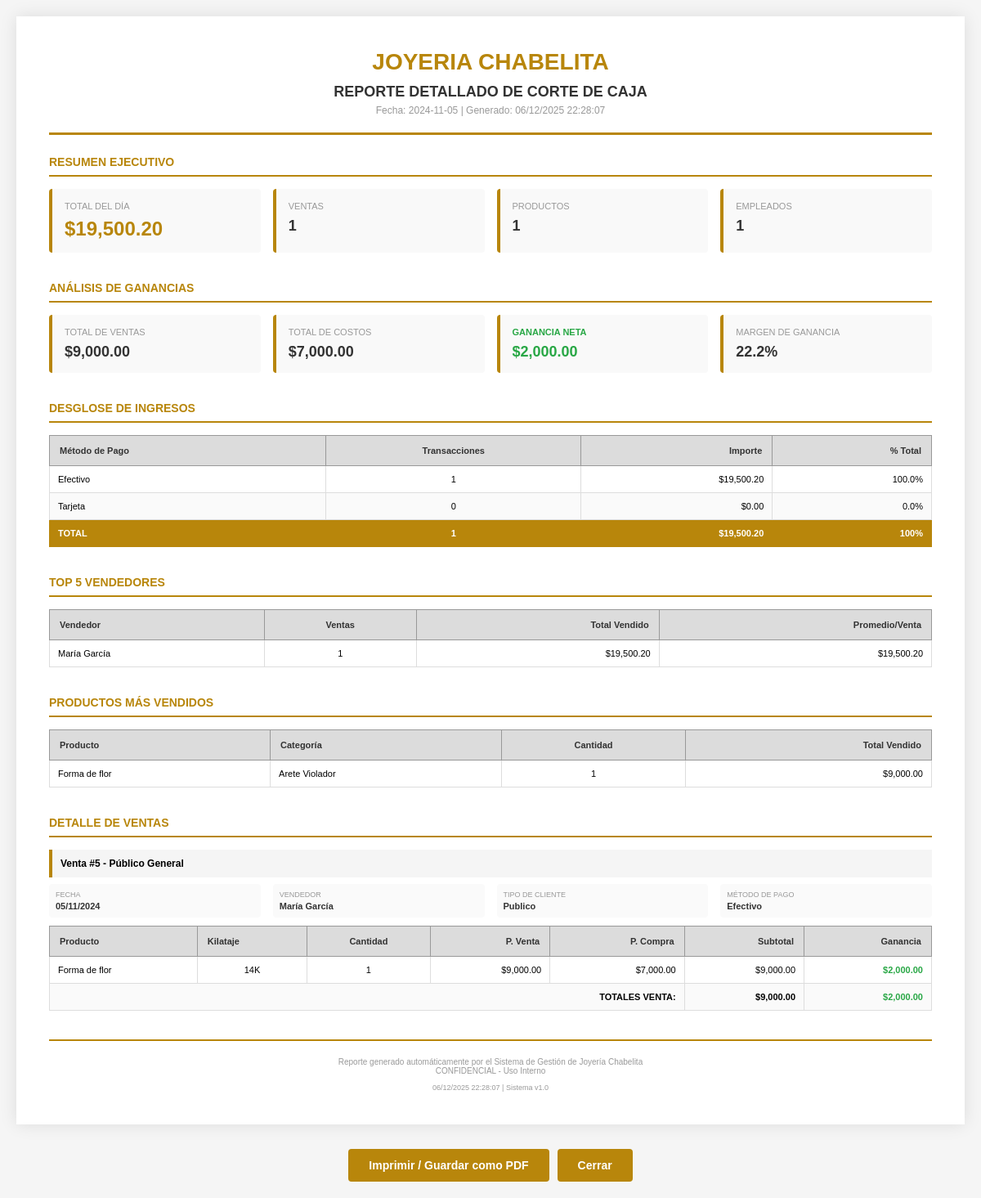
Page /reporteCaja.php?fecha=2024-11-05 on the committed database.
### tables this page shows
CREATE TABLE `producto` (
  `idProducto` varchar(20) NOT NULL,
  `idCategoria` int(11) DEFAULT NULL,
  `rfcProveedor` varchar(13) DEFAULT NULL,
  `stock` int(11) NOT NULL,
  `kilataje` enum('8K','10K','14K','18k') DEFAULT NULL,
  `descripcion` varchar(100) DEFAULT NULL,
  `precioCompra` decimal(8,2) DEFAULT NULL,
  `precioUnitario` decimal(8,2) DEFAULT NULL,
  `gramos` decimal(5,2) DEFAULT NULL,
  PRIMARY KEY (`idProducto`),
  KEY `idCategoria` (`idCategoria`),
  KEY `rfcProveedor` (`rfcProveedor`),
  CONSTRAINT `producto_ibfk_1` FOREIGN KEY (`idCategoria`) REFERENCES `categoria` (`idCategoria`) ON DELETE SET NULL ON UPDATE CASCADE,
  CONSTRAINT `producto_ibfk_2` FOREIGN KEY (`rfcProveedor`) REFERENCES `proveedor` (`rfc`) ON DELETE SET NULL ON UPDATE CASCADE
);

CREATE TABLE `categoria` (
  `idCategoria` int(11) NOT NULL AUTO_INCREMENT,
  `nombre` varchar(25) NOT NULL,
  PRIMARY KEY (`idCategoria`)
);

CREATE TABLE `venta` (
  `idVenta` int(11) NOT NULL AUTO_INCREMENT,
  `fechaVenta` date DEFAULT NULL,
  `idEmpleado` int(11) DEFAULT NULL,
  `idCliente` int(11) DEFAULT NULL,
  `idIngreso` int(11) DEFAULT NULL,
  PRIMARY KEY (`idVenta`),
  KEY `idEmpleado` (`idEmpleado`),
  KEY `idCliente` (`idCliente`),
  KEY `idIngreso` (`idIngreso`),
  CONSTRAINT `venta_ibfk_1` FOREIGN KEY (`idEmpleado`) REFERENCES `empleado` (`idEmpleado`) ON DELETE CASCADE ON UPDATE CASCADE,
  CONSTRAINT `venta_ibfk_2` FOREIGN KEY (`idCliente`) REFERENCES `cliente` (`idCliente`) ON DELETE CASCADE ON UPDATE CASCADE,
  CONSTRAINT `venta_ibfk_3` FOREIGN KEY (`idIngreso`) REFERENCES `ingreso` (`idIngreso`) ON DELETE CASCADE ON UPDATE CASCADE
);

CREATE TABLE `tipocliente` (
  `idTipoCliente` int(11) NOT NULL AUTO_INCREMENT,
  `tipo` varchar(15) NOT NULL,
  PRIMARY KEY (`idTipoCliente`)
);

CREATE TABLE `productoventa` (
  `idProductoVenta` bigint(20) NOT NULL AUTO_INCREMENT,
  `idVenta` int(11) DEFAULT NULL,
  `idProducto` varchar(20) DEFAULT NULL,
  `costo` decimal(8,2) NOT NULL,
  `cantidad` int(11) NOT NULL,
  `importe` decimal(8,2) DEFAULT NULL,
  PRIMARY KEY (`idProductoVenta`),
  KEY `idVenta` (`idVenta`),
  KEY `idProducto` (`idProducto`),
  CONSTRAINT `productoventa_ibfk_1` FOREIGN KEY (`idVenta`) REFERENCES `venta` (`idVenta`) ON DELETE CASCADE ON UPDATE CASCADE,
  CONSTRAINT `productoventa_ibfk_2` FOREIGN KEY (`idProducto`) REFERENCES `producto` (`idProducto`) ON DELETE CASCADE ON UPDATE CASCADE
);

### reporteCaja.php (the view, shortened to what the rows shown need)
<?php
try {
    $pdo = ConexionDB::setConnection();
    $fecha = isset($_GET['fecha']) ? $_GET['fecha'] : date('Y-m-d');
    $stmtTopVendedores = $pdo->prepare("
        SELECT
            e.nombre,
            e.apellidoPaterno,
            COUNT(v.idVenta) as ventasRealizadas,
            COALESCE(SUM(i.importeTotal), 0) as totalVendido
        FROM venta v
        INNER JOIN empleado e ON v.idEmpleado = e.idEmpleado
        INNER JOIN ingreso i ON v.idIngreso = i.idIngreso
        WHERE DATE(v.fechaVenta) = :fecha
        GROUP BY e.idEmpleado, e.nombre, e.apellidoPaterno
        ORDER BY totalVendido DESC
        LIMIT 5
    ");
    $stmtTopVendedores->execute(['fecha' => $fecha]);
    $topVendedores = $stmtTopVendedores->fetchAll(PDO::FETCH_ASSOC);
    $stmtTopProductos = $pdo->prepare("
        SELECT
            p.idProducto,
            p.descripcion,
            c.nombre as categoria,
            SUM(pv.cantidad) as cantidadVendida,
            SUM(pv.importe) as totalVendido
        FROM productoventa pv
        INNER JOIN venta v ON pv.idVenta = v.idVenta
        INNER JOIN producto p ON pv.idProducto = p.idProducto
        LEFT JOIN categoria c ON p.idCategoria = c.idCategoria
        WHERE DATE(v.fechaVenta) = :fecha
        GROUP BY p.idProducto, p.descripcion, c.nombre
        ORDER BY cantidadVendida DESC
        LIMIT 5
    ");
    $stmtTopProductos->execute(['fecha' => $fecha]);
    $topProductos = $stmtTopProductos->fetchAll(PDO::FETCH_ASSOC);
    $sqlVentas = "
        SELECT
            v.idVenta,
            v.fechaVenta,
            COALESCE(CONCAT(c.nombre, ' ', c.apellidoPaterno), 'Público General') as clienteNombre,
            COALESCE(CONCAT(e.nombre, ' ', e.apellidoPaterno), 'Sin Vendedor') as empleadoNombre,
            tc.tipo as tipoCliente,
            i.metodoPago,
            i.importeTotal
        FROM venta v
        INNER JOIN ingreso i ON v.idIngreso = i.idIngreso
        LEFT JOIN cliente c ON v.idCliente = c.idCliente
        LEFT JOIN tipocliente tc ON c.idTipoCliente = tc.idTipoCliente
        LEFT JOIN empleado e ON v.idEmpleado = e.idEmpleado
        WHERE DATE(v.fechaVenta) = :fecha
        ORDER BY v.fechaVenta ASC
    ";
    $stmtVentasDetalle = $pdo->prepare($sqlVentas);
    $stmtVentasDetalle->execute(['fecha' => $fecha]);
    $ventasDetalle = $stmtVentasDetalle->fetchAll(PDO::FETCH_ASSOC);
    $sqlProductos = "
        SELECT
            v.idVenta,
            p.idProducto,
            p.descripcion as productName,
            p.kilataje,
            pv.cantidad,
            pv.costo as precioVenta,
            p.precioCompra,
            pv.importe as subtotal,
            (pv.importe - (pv.cantidad * p.precioCompra)) as ganancia
        FROM venta v
        INNER JOIN productoventa pv ON v.idVenta = pv.idVenta
        INNER JOIN producto p ON pv.idProducto = p.idProducto
        WHERE DATE(v.fechaVenta) = :fecha
        ORDER BY v.idVenta ASC, p.descripcion ASC
    ";
    $stmtProductosLinea = $pdo->prepare($sqlProductos);
    $stmtProductosLinea->execute(['fecha' => $fecha]);
    $productosLinea = $stmtProductosLinea->fetchAll(PDO::FETCH_ASSOC);
    $productosPorVenta = [];
    foreach ($productosLinea as $prod) {
        $ventaId = $prod['idVenta'];
        if (!isset($productosPorVenta[$ventaId])) {
            $productosPorVenta[$ventaId] = [];
        }
        $productosPorVenta[$ventaId][] = $prod;
    }
} catch (PDOException $e) {
    die("<div style='padding: 20px; color: red; font-family: Arial;'>
        <h3>❌ Error de Base de Datos</h3>
        <p><strong>Mensaje:</strong> " . htmlspecialchars($e->getMessage()) . "</p>
    </div>");
} catch (Exception $e) {
    die("<div style='padding: 20px; color: red; font-family: Arial;'>
        <h3>❌ Error</h3>
        <p>" . htmlspecialchars($e->getMessage()) . "</p>
    </div>");
}
function formatoMoneda($valor) {
    return number_format($valor, 2, '.', ',');
}
?>
<!DOCTYPE html>
<html lang="es">
<head>
</head>
<body>
<div class="contenedor">
    <div class="seccion">
        <table>
            <thead>
                <tr>
                    <th>Método de Pago</th>
                    <th class="texto-centro">Transacciones</th>
                    <th class="texto-derecha">Importe</th>
                    <th class="texto-derecha">% Total</th>
                </tr>
            </thead>
        </table>
    </div>
    <?php if (count($topVendedores) > 0): ?>
    <div class="seccion">
        <table>
            <thead>
                <tr>
                    <th>Vendedor</th>
                    <th class="texto-centro">Ventas</th>
                    <th class="texto-derecha">Total Vendido</th>
                    <th class="texto-derecha">Promedio/Venta</th>
                </tr>
            </thead>
        </table>
    </div>
    <?php endif; ?>
    <?php if (count($topProductos) > 0): ?>
    <div class="seccion">
        <table>
            <thead>
                <tr>
                    <th>Producto</th>
                    <th>Categoría</th>
                    <th class="texto-centro">Cantidad</th>
                    <th class="texto-derecha">Total Vendido</th>
                </tr>
            </thead>
            <tbody>
                <?php foreach ($topProductos as $producto): ?>
                <tr>
                    <td><?php echo htmlspecialchars($producto['descripcion']); ?></td>
                    <td><?php echo htmlspecialchars($producto['categoria'] ?? 'N/A'); ?></td>
                    <td class="texto-centro"><?php echo $producto['cantidadVendida']; ?></td>
                    <td class="texto-derecha">$<?php echo formatoMoneda($producto['totalVendido']); ?></td>
                </tr>
                <?php endforeach; ?>
            </tbody>
        </table>
    </div>
    <?php endif; ?>
    <div class="seccion">
        <div class="titulo-seccion">Detalle de Ventas</div>
        <?php if (count($ventasDetalle) > 0): ?>
            <?php foreach ($ventasDetalle as $venta): ?>
                <div class="encabezado-venta">
                    Venta #<?php echo $venta['idVenta']; ?> - <?php echo htmlspecialchars($venta['clienteNombre']); ?>
                </div>
                <div class="info-venta">
                    <div class="info-venta-item">
                        <div class="info-venta-label">Fecha</div>
                        <div class="info-venta-valor"><?php echo date('d/m/Y', strtotime($venta['fechaVenta'])); ?></div>
                    </div>
                    <div class="info-venta-item">
                        <div class="info-venta-label">Vendedor</div>
                        <div class="info-venta-valor"><?php echo htmlspecialchars($venta['empleadoNombre']); ?></div>
                    </div>
                    <div class="info-venta-item">
                        <div class="info-venta-label">Tipo de Cliente</div>
                        <div class="info-venta-valor"><?php echo htmlspecialchars($venta['tipoCliente'] ?? 'N/A'); ?></div>
                    </div>
                    <div class="info-venta-item">
                        <div class="info-venta-label">Método de Pago</div>
                        <div class="info-venta-valor"><?php echo strtoupper($venta['metodoPago']) === 'EFECTIVO' ? 'Efectivo' : 'Tarjeta'; ?></div>
                    </div>
                </div>
                <?php if (isset($productosPorVenta[$venta['idVenta']]) && count($productosPorVenta[$venta['idVenta']]) > 0): ?>
                    <table>
                        <thead>
                            <tr>
                                <th>Producto</th>
                                <th>Kilataje</th>
                                <th class="texto-centro">Cantidad</th>
                                <th class="texto-derecha">P. Venta</th>
                                <th class="texto-derecha">P. Compra</th>
                                <th class="texto-derecha">Subtotal</th>
                                <th class="texto-derecha">Ganancia</th>
                            </tr>
                        </thead>
                        <tbody>
                            <?php
                            $totalVentaGanancia = 0;
                            $totalVentaSubtotal = 0;
                            foreach ($productosPorVenta[$venta['idVenta']] as $prod):
                                $totalVentaGanancia += $prod['ganancia'];
                                $totalVentaSubtotal += $prod['subtotal'];
                            ?>
                                <tr>
                                    <td><?php echo htmlspecialchars($prod['productName']); ?></td>
                                    <td class="texto-centro"><?php echo $prod['kilataje'] ?? 'N/A'; ?></td>
                                    <td class="texto-centro"><?php echo $prod['cantidad']; ?></td>
                                    <td class="texto-derecha">$<?php echo formatoMoneda($prod['precioVenta']); ?></td>
                                    <td class="texto-derecha">$<?php echo formatoMoneda($prod['precioCompra']); ?></td>
                                    <td class="texto-derecha">$<?php echo formatoMoneda($prod['subtotal']); ?></td>
                                    <td class="texto-derecha <?php echo $prod['ganancia'] >= 0 ? 'ganancia-positiva' : 'ganancia-negativa'; ?>">
                                        $<?php echo formatoMoneda($prod['ganancia']); ?>
                                    </td>
                                </tr>
                            <?php endforeach; ?>
                            <tr class="fila-venta">
                                <td colspan="5" class="texto-derecha">TOTALES VENTA:</td>
                                <td class="texto-derecha">$<?php echo formatoMoneda($totalVentaSubtotal); ?></td>
                                <td class="texto-derecha <?php echo $totalVentaGanancia >= 0 ? 'ganancia-positiva' : 'ganancia-negativa'; ?>">
                                    $<?php echo formatoMoneda($totalVentaGanancia); ?>
                                </td>
                            </tr>
                        </tbody>
                    </table>
                <?php endif; ?>
            <?php endforeach; ?>
        <?php else: ?>
            <div style="padding: 30px; text-align: center; background: #f5f5f5; border-radius: 8px;">
                <p style="color: #999;">No hay ventas registradas para esta fecha</p>
            </div>
        <?php endif; ?>
    </div>
</div>
</body>
</html>

### rows in the picture
producto: descripcion "Forma de flor", idCategoria.nombre "Arete Violador", cantidadVendida "1", totalVendido "9,000.00"
venta: idVenta "5", clienteNombre "Público General", fechaVenta "05/11/2024", empleadoNombre "María García", tipocliente.tipo "Publico", totalVentaSubtotal "9,000.00", totalVentaGanancia "2,000.00"
productoventa: idProducto.descripcion "Forma de flor", idProducto.kilataje "14K", cantidad "1", costo "9,000.00", idProducto.precioCompra "7,000.00", importe "9,000.00", ganancia "2,000.00"

### other values in the picture
$fecha "2024-11-05"
formatoMoneda($totalDia) "19,500.20"
$ventasRealizadas "1"
$productosVendidos "1"
$empleadosActivos "1"
formatoMoneda($totalVentas) "9,000.00"
formatoMoneda($totalCostos) "7,000.00"
formatoMoneda($gananciaTotal) "2,000.00"
$margenGanancia "22.2"
$efectivoCount "1"
formatoMoneda($efectivo) "19,500.20"
$tarjetaCount "0"
formatoMoneda($tarjeta) "0.00"
$vendedor['nombre'] . ' ' . $vendedor['apellidoPaterno'] "María García"
$vendedor['ventasRealizadas'] "1"
